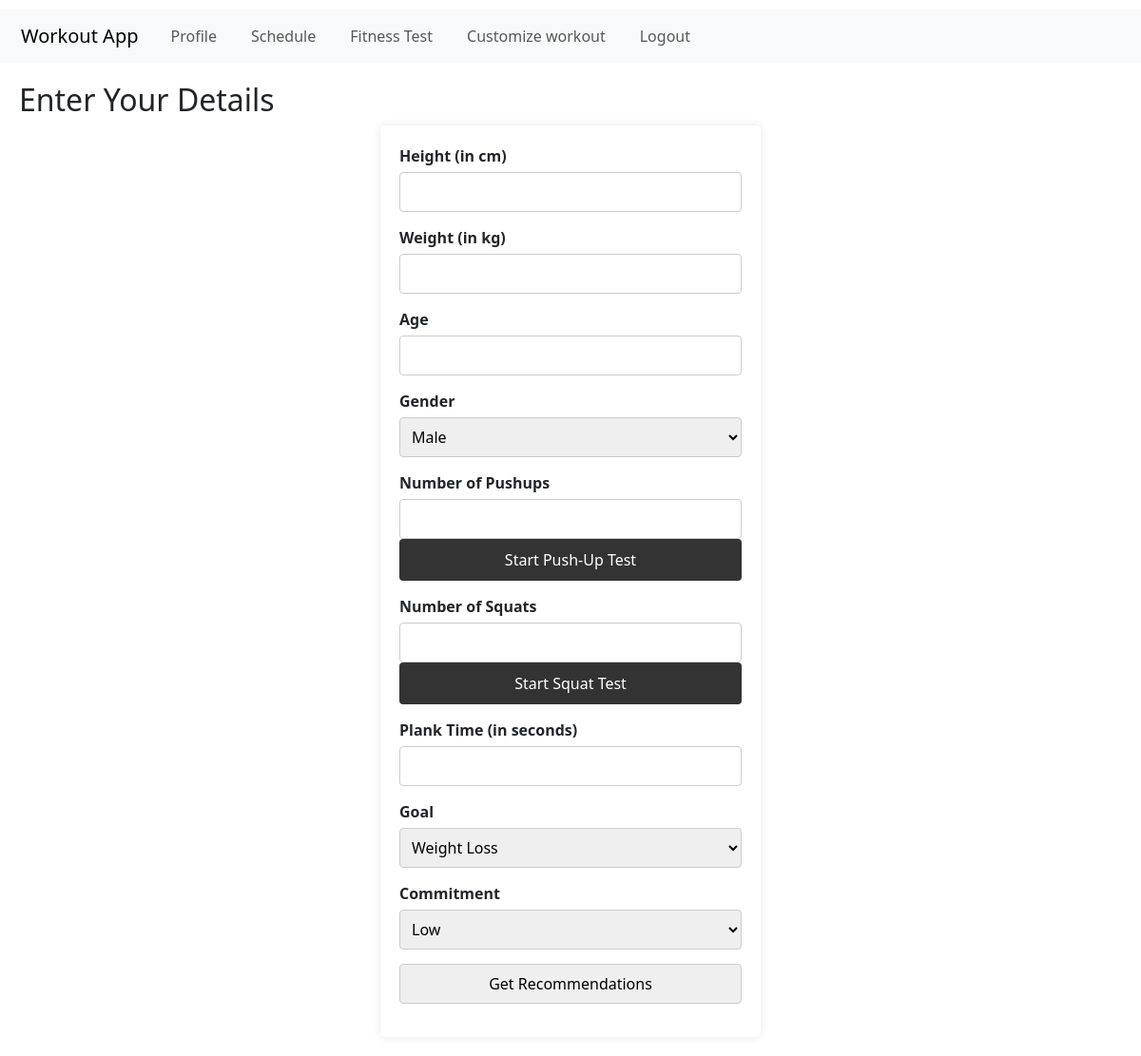
The app's page /input (signed in), older data.
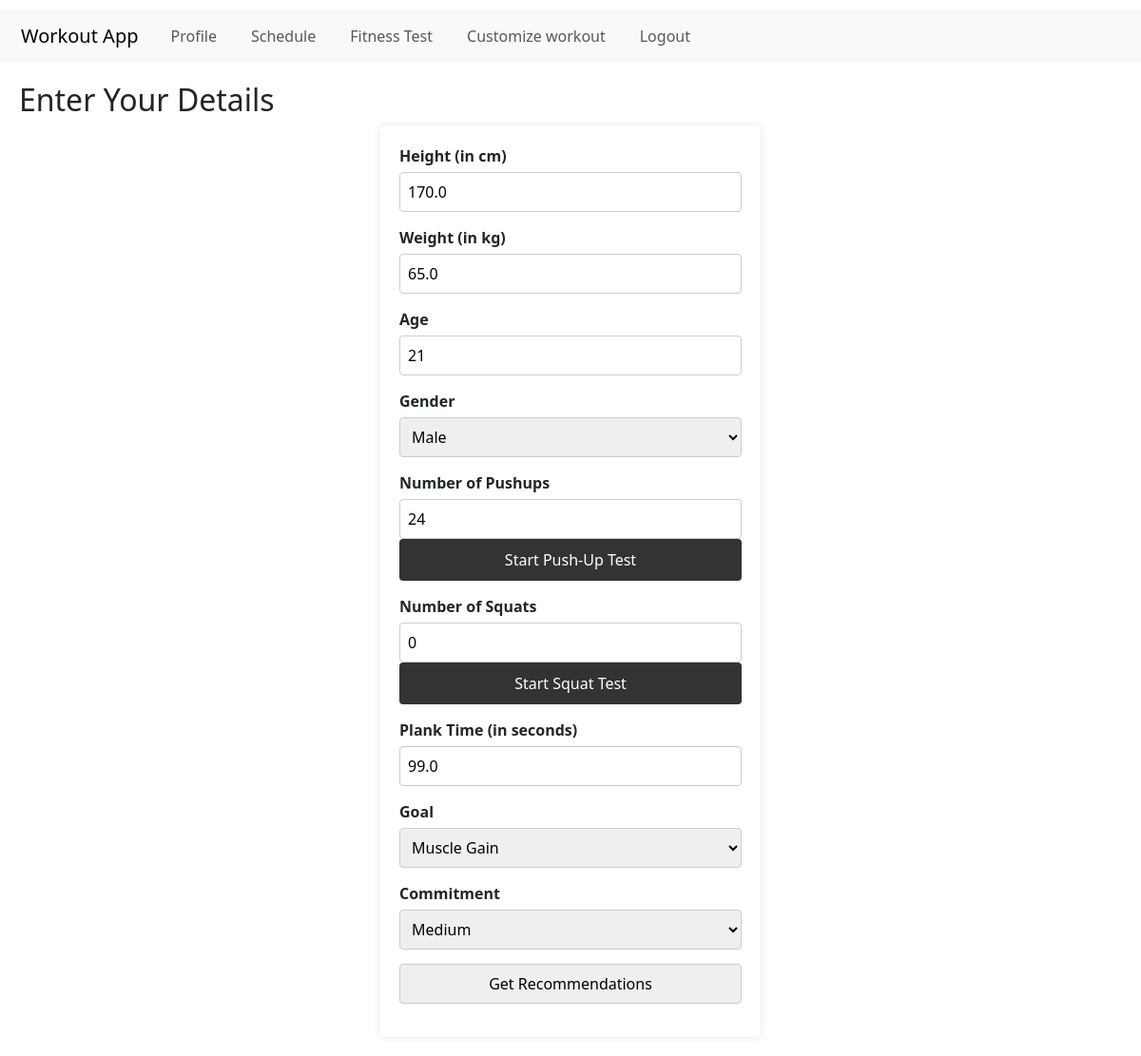
The same page, newer data.
### app/models.py (models this page shows)
class UserProfile(db.Model):
    id = db.Column(db.Integer, primary_key=True)
    user_id = db.Column(db.Integer, db.ForeignKey('users.id'), nullable=False, unique=True)
    schedule_json = db.Column(db.Text)  # Store schedule as a JSON string
    height = db.Column(db.Float, nullable=False, default=0.0)
    weight = db.Column(db.Float, nullable=False, default=0.0)
    age = db.Column(db.Integer, nullable=False, default=0)
    gender = db.Column(db.String(255), nullable=True)
    pushups = db.Column(db.Integer, nullable=False, default=0)
    squats = db.Column(db.Integer, nullable=False, default=0)
    plank_time = db.Column(db.Float, nullable=False, default=0.0)
    goal = db.Column(db.String(255), nullable=True)
    commitment = db.Column(db.String(255), nullable=True)
    fitness_level = db.Column(db.String(50), default="poor")  # Fitness Level

### app/routes.py (the view)
@main.route('/input', methods=['GET', 'POST'])
@login_required
def input():
    form = UserInputForm()
    user_profile = UserProfile.query.filter_by(user_id=current_user.id).first()
    if form.validate_on_submit():
        print(f"Gender: {form.gender.data}")
        print(f"Goal: {form.goal.data}")
        print(f"Commitment: {form.commitment.data}")
        count = get_pushup_count()
        print("Form submitted with data:", form.data)  # Debug: Print form data
        try:
            if user_profile:
                user_profile.height = form.height.data
                user_profile.weight = form.weight.data
                user_profile.age = form.age.data
                user_profile.gender = form.gender.data
                user_profile.pushups = form.pushups.data
                user_profile.squats = form.squats.data
                user_profile.plank_time = form.plank_time.data
                user_profile.goal = form.goal.data
                user_profile.commitment = form.commitment.data
                user_profile.fitness_level = classify_fitness_level(user_profile.gender, user_profile.age, user_profile.pushups, user_profile.squats)
            else:
                user_profile = UserProfile(
                    user_id=current_user.id,
                    height=form.height.data,
                    weight=form.weight.data,
                    age=form.age.data,
                    gender=form.gender.data,
                    pushups=form.pushups.data,
                    squats=form.squats.data,
                    plank_time=form.plank_time.data,
                    goal=form.goal.data,
                    commitment=form.commitment.data
                )
                db.session.add(user_profile)
            print(user_profile.fitness_level)
            db.session.commit()
            flash('Profile updated successfully!', 'success')
            return redirect(url_for('main.customize_workout', user_id=current_user.id))
        except Exception as e:
            db.session.rollback()
            flash(f'An error occurred: {str(e)}', 'danger')
    else:
        print("Form errors:", form.errors)  # Debug: Print form validation errors
    if user_profile:
        form.height.data = user_profile.height
        form.weight.data = user_profile.weight
        form.age.data = user_profile.age
        form.gender.data = user_profile.gender
        form.pushups.data = user_profile.pushups
        form.squats.data = user_profile.squats
        form.plank_time.data = user_profile.plank_time
        form.goal.data = user_profile.goal
        form.commitment.data = user_profile.commitment
    return render_template('input.html', form=form)

### app/forms.py
class UserInputForm(FlaskForm):
    height = FloatField('Height (in cm)', validators=[DataRequired()])
    weight = FloatField('Weight (in kg)', validators=[DataRequired()])
    age = IntegerField('Age', validators=[DataRequired()])
    gender = SelectField('Gender', choices=[('male', 'Male'), ('female', 'Female')],validators=[DataRequired()])
    pushups = IntegerField('Number of Pushups', validators=[DataRequired()])
    squats = IntegerField('Number of Squats', validators=[DataRequired()])
    plank_time = FloatField('Plank Time (in seconds)', validators=[DataRequired()])
    goal = SelectField('Goal', choices=[('weight_loss', 'Weight Loss'), ('muscle_gain', 'Muscle Gain'), ('endurance', 'Endurance')], validators=[DataRequired()])
    commitment = SelectField('Commitment', choices=[('low', 'Low'), ('medium', 'Medium'), ('high', 'High')], validators=[DataRequired()])
    submit = SubmitField('Get Recommendations')

### app/__init__.py (called while the page is built)
@login_manager.user_loader
def load_user(user_id):
    from app.models import User  # Import User here to avoid circular imports
    return User.query.get(int(user_id))

### app/templates/input.html (shortened to what this page needs)
{% extends "base.html" %}
{% block content %}
    <h2>Enter Your Details</h2>
    <form method="POST">
        <div>
            {{ form.height.label }} {{ form.height() }}
        </div>
        <div>
            {{ form.weight.label }} {{ form.weight() }}
        </div>
        <div>
            {{ form.age.label }} {{ form.age() }}
        </div>
        <div>
            {{ form.gender.label }} {{ form.gender() }}
        </div>
        <div>{{ form.pushups.label }} {{ form.pushups() }}
    <button type="button" id="startPushupTest">Start Push-Up Test</button>
</div>
        <div>
            {{ form.squats.label }} {{ form.squats() }}
            <button type="button" id="startSquatTest">Start Squat Test</button>
        </div>
        <div>
            {{ form.plank_time.label }} {{ form.plank_time() }}
        </div>
        <div>
            {{ form.goal.label }} {{ form.goal() }}
        </div>
        <div>
            {{ form.commitment.label }} {{ form.commitment() }}
        </div>
        <div>
            {{ form.submit() }}
        </div>
    </form>
{% endblock %}

### app/templates/base.html (shortened to what this page needs)
<!DOCTYPE html>
<html lang="en">
<head>
    <link rel="stylesheet" href="{{ url_for('static', filename='css/styles.css') }}">
    <link href="https://cdn.jsdelivr.net/npm/bootstrap@5.3.0/dist/css/bootstrap.min.css" rel="stylesheet">
</head>
<body>
    <nav class="navbar navbar-expand-lg navbar-light bg-light">
        <div class="container-fluid">
            <a class="navbar-brand" href="{{ url_for('main.input') }}">Workout App</a>
            <div class="collapse navbar-collapse" id="navbarNav">
                <ul class="navbar-nav">
                    {% if current_user.is_authenticated %}
                        <li class="nav-item">
                            <a class="nav-link" href="{{ url_for('main.input') }}">Profile</a>
                        </li>
                        <li class="nav-item">
                            <a class="nav-link" href="{{ url_for('main.schedule') }}">Schedule</a>
                        </li>
                        <li class="nav-item">
                            <a class="nav-link" href="{{ url_for('main.fitness_test') }}">Fitness Test</a>
                        </li>
                        <li class="nav-item">
                            <a class="nav-link" href="{{ url_for('main.customize_workout') }}">Customize workout</a>
                        </li>
                        <li class="nav-item">
                            <a class="nav-link" href="{{ url_for('main.logout') }}">Logout</a>
                        </li>
            {% else %}
                <a href="{{ url_for('main.login') }}">Login</a>
                <a href="{{ url_for('main.register') }}">Register</a>
            {% endif %}
        </nav>
    <main>
        {% block content %}{% endblock %}
    </main>
</body>
</html>

### app/static/css/styles.css (style rules this page uses)
body { font-family: Arial, sans-serif; background-color: #f4f4f4; margin: 0; padding: 0; }
nav { margin-top: 10px; }
nav a { color: #fff; text-decoration: none; margin: 0 10px; }
main { padding: 20px; }
form { max-width: 400px; margin: 0 auto; background-color: #fff; padding: 20px; border-radius: 5px; box-shadow: 0 0 10px rgba(0, 0, 0, 0.1); }
form div { margin-bottom: 15px; }
form label { display: block; margin-bottom: 5px; font-weight: bold; }
form input, form select { width: 100%; padding: 8px; box-sizing: border-box; border: 1px solid #ccc; border-radius: 4px; }
form button { width: 100%; padding: 10px; background-color: #333; color: #fff; border: none; border-radius: 4px; cursor: pointer; }

Row changes from the older to the newer data that the page shows:
added UserProfile: height "170.0", weight "65.0", age "21", gender "Male", pushups "24", squats "0", plank_time "99.0", goal "Muscle Gain", commitment "Medium"
Text that changed along with them:
form field gender: "Male" → (not shown)
form field goal: "Weight Loss" → (not shown)
form field commitment: "Low" → (not shown)
